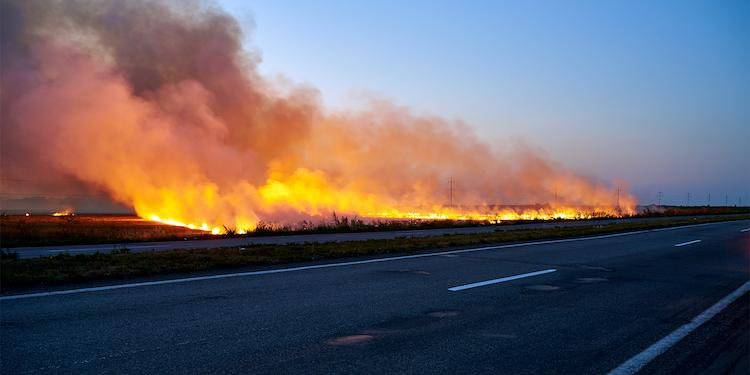
#> input picture image/fire.jpg, 750 x 375 px
$ python fire.py
#> lines starting #> are read from the running program, lines starting #| are printed output that depends on the picture; after the words box and inside, x2 and y2 are one past the last pixel; in counts of white or black regions, pixels touching at a corner belong together
import numpy as np
import matplotlib.pyplot as plt
import cv2

img = cv2.imread("../image/fire.jpg", 1)
#> img is the input picture: shape (375, 750, 3); mean B, G, R 103.8, 97.5, 104.5
img = cv2.cvtColor(img, cv2.COLOR_BGR2RGB)

mask = img.copy()
mask = cv2.cvtColor(mask, cv2.COLOR_RGB2HSV)
#> mask: shape (375, 750, 3); mean H, S, V 80.6, 141.1, 136.9

lower_yellow = np.array([13, 50, 180])
upper_yellow = np.array([40, 255, 255])
mask = cv2.inRange(mask, lower_yellow, upper_yellow)
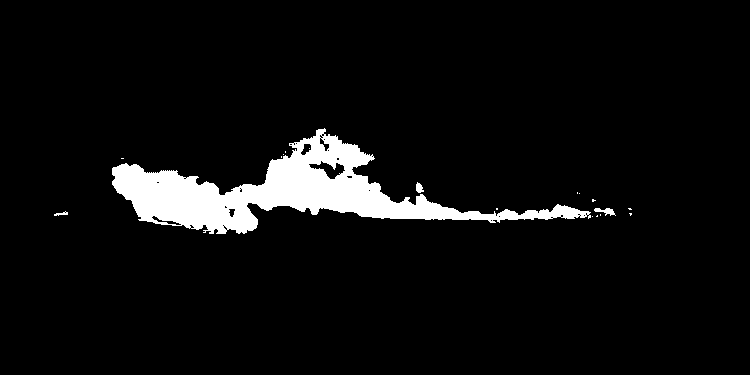
#> mask: shape (375, 750); 5.7% white; 18 white regions (14 under 20 px), largest, box (x1, y1, x2, y2) and area: (112, 128, 591, 234) 15693, (594, 208, 616, 216) 91, (416, 182, 424, 193) 59, (54, 211, 68, 216) 35

result = cv2.bitwise_and(img,img,mask=mask)
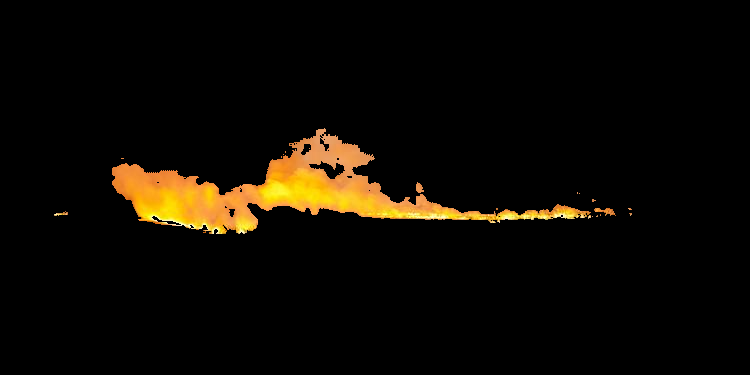
#> result: shape (375, 750, 3); mean R, G, B 13.9, 9.8, 2.9


plt.subplot(221)
plt.imshow(img)
plt.title("Original")

plt.subplot(222)
plt.imshow(mask, cmap='gray')

plt.subplot(223)
plt.imshow(result)
plt.title("Result")

plt.tight_layout()
plt.show()
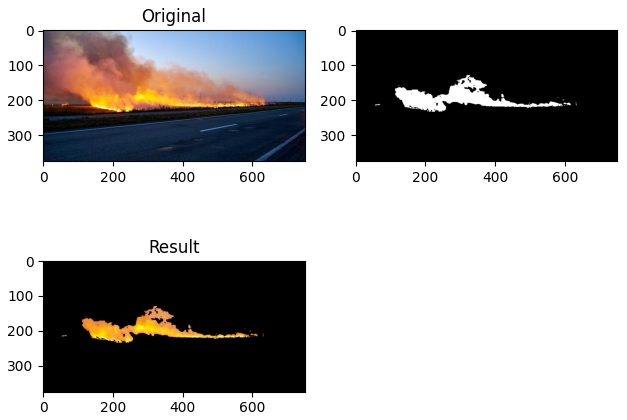
#> figure drawn by matplotlib, 3 panels

$ run again, with image/1.jpg copied over image/fire.jpg
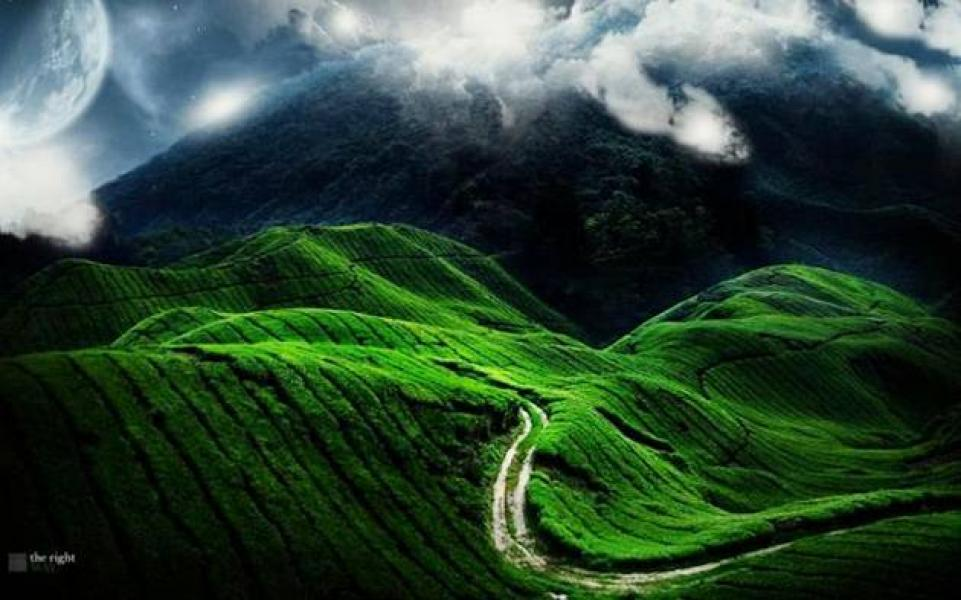
#> input picture image/1.jpg, 961 x 600 px
#> img is the input picture: shape (600, 961, 3); mean B, G, R 53.5, 71.2, 46.6
#> `mask = cv2.inRange(mask, lower_yellow, upper_yellow)`:
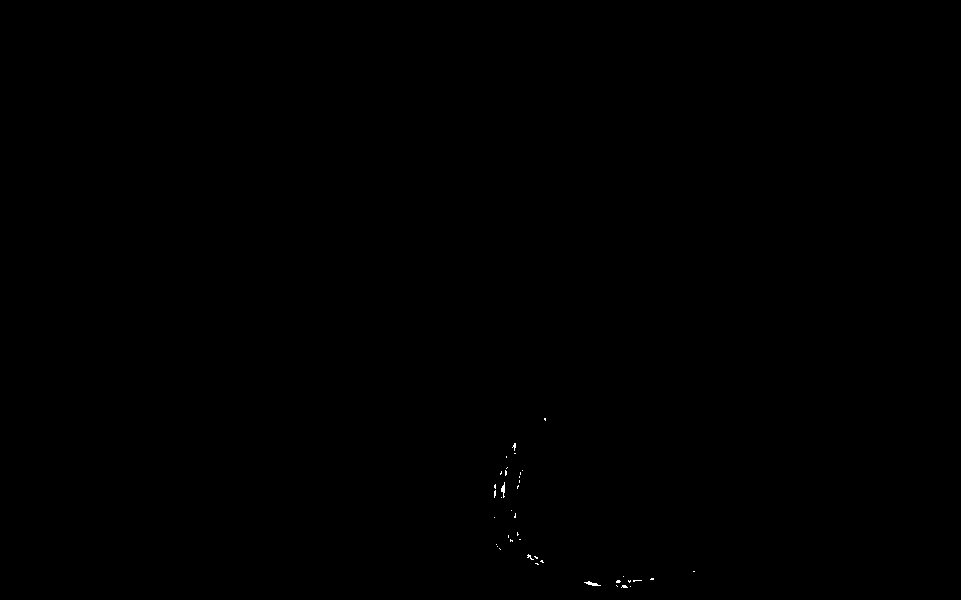
#> mask: shape (600, 961); 0.05% white in thin lines or dots, all inside (x1, y1, x2, y2) = (494, 418, 695, 588)
#> `plt.show()`:
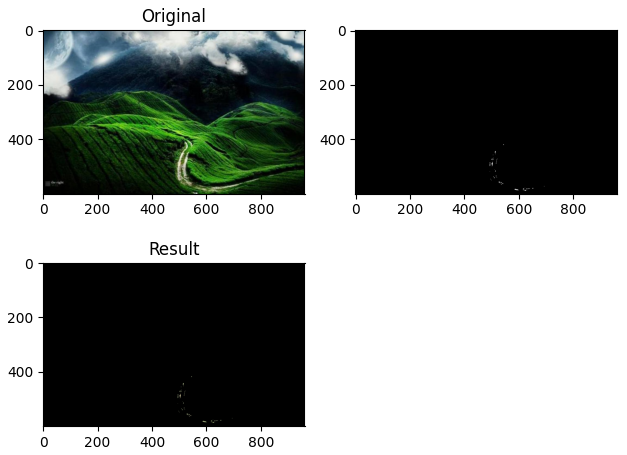
#> figure drawn by matplotlib, 3 panels

$ run again, with image/2.jpg copied over image/fire.jpg
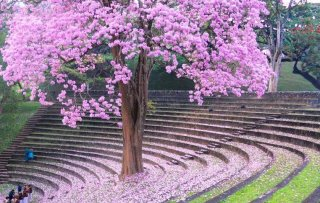
#> input picture image/2.jpg, 320 x 203 px
#> img is the input picture: shape (203, 320, 3); mean B, G, R 145.7, 124.4, 145.9
#> `mask = cv2.inRange(mask, lower_yellow, upper_yellow)`:
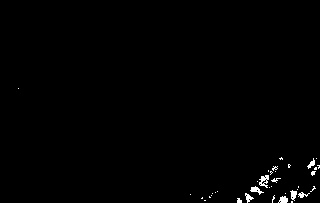
#> mask: shape (203, 320); 0.77% white; 37 white regions (28 under 20 px), largest, box (x1, y1, x2, y2) and area: (259, 175, 269, 188) 73, (250, 186, 264, 195) 54, (278, 196, 288, 203) 50
#> `plt.show()`:
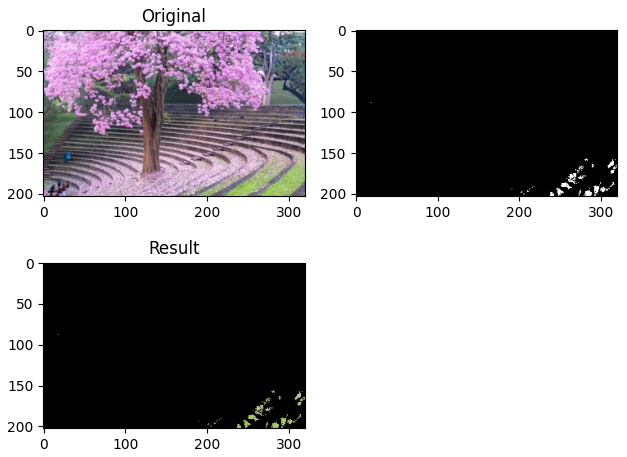
#> figure drawn by matplotlib, 3 panels

$ run again, with image/3.jpg copied over image/fire.jpg
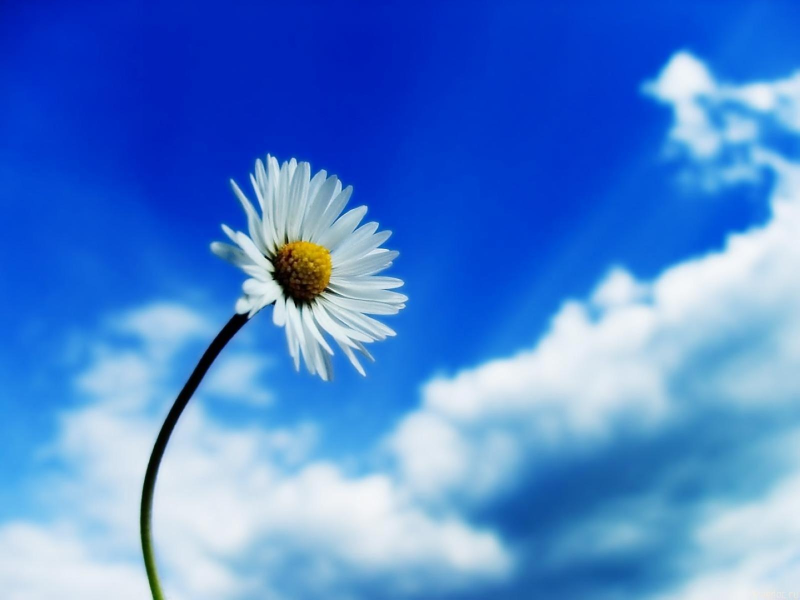
#> input picture image/3.jpg, 1600 x 1200 px (shown at 1/2 size)
#> img is the input picture: shape (1200, 1600, 3); mean B, G, R 210.7, 131.3, 78.5
#> `mask = cv2.inRange(mask, lower_yellow, upper_yellow)`:
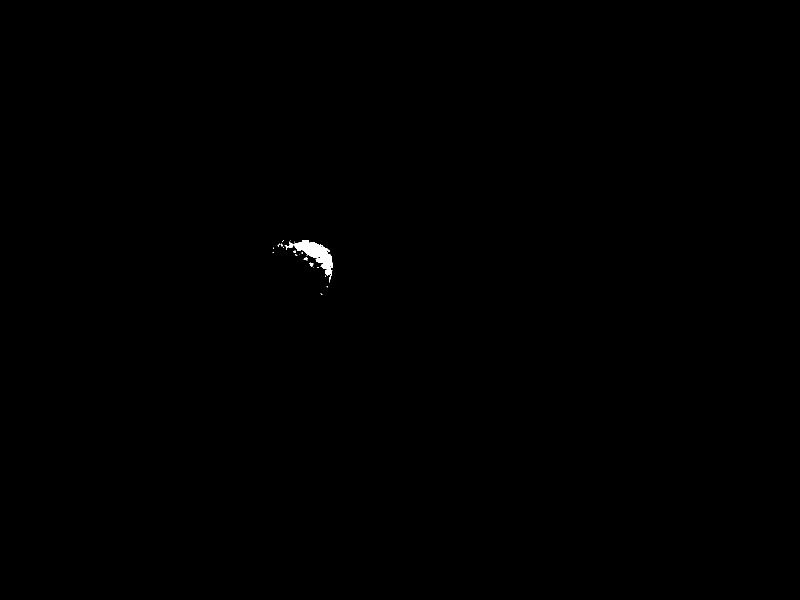
#> mask: shape (1200, 1600) (shown at 1/2 size); 0.13% white; 24 white regions (18 under 20 px), largest, box (x1, y1, x2, y2) and area: (577, 481, 665, 552) 2305, (619, 525, 627, 533) 42, (609, 515, 615, 521) 27, (569, 490, 576, 499) 25, (587, 501, 592, 506) 20, (658, 553, 662, 565) 20
#> `plt.show()`:
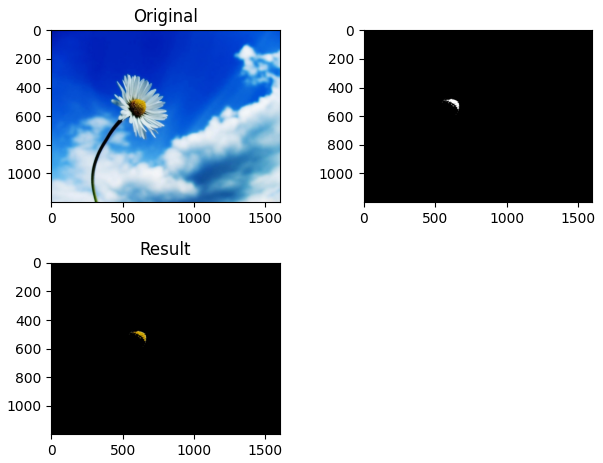
#> figure drawn by matplotlib, 3 panels
